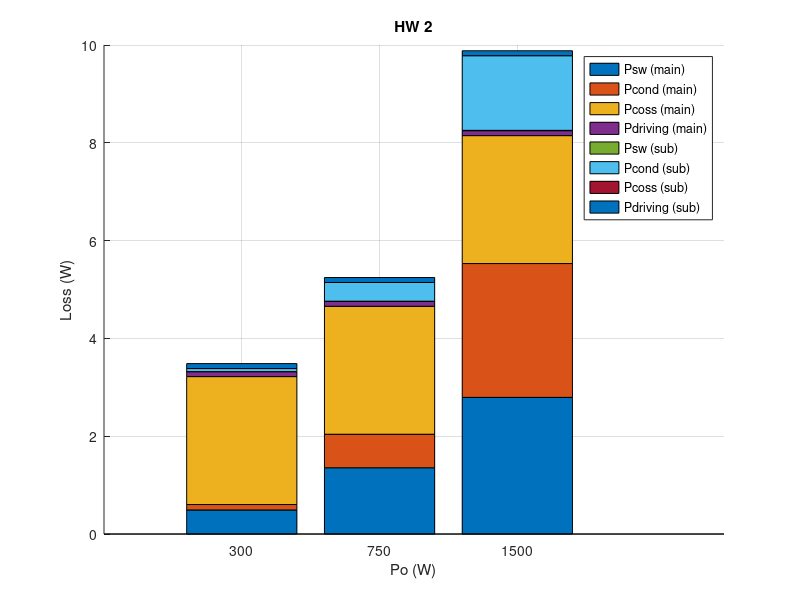

This figure's MATLAB source:
% Purit Hongjirakul 黃子奇 114998411
% Homework question 2

figure(1);
grid on;
hold on;

x = [1, 2, 3];
y = [0.491666 0.111262 2.61608 0.101136 0.001488 0.062088 0 0.101136;
     1.355137 0.685360 2.61608 0.101136 0.003466 0.382618 0 0.101136;
     2.794254 2.736705 2.61608 0.101136 0.006762 1.526368 0 0.101136];

bar(x, y, 'stacked');
xticks(x);
xticklabels({'300', '750', '1500'});
xlim([0 4.5]);
ylim([0 10]);

title('HW 2');
xlabel('Po (W)');
ylabel('Loss (W)');
legend('Psw (main)', 'Pcond (main)', 'Pcoss (main)', 'Pdriving (main)',...
       'Psw (sub)', 'Pcond (sub)', 'Pcoss (sub)', 'Pdriving (sub)');